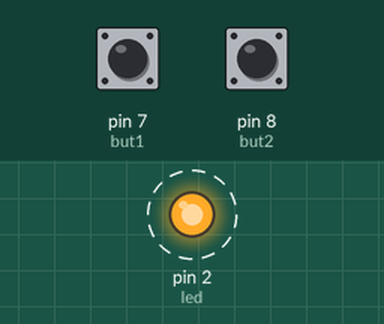
This sketch was run on a simulated Arduino Uno, built with avr-gcc and run on an emulated ATmega328P. Shown: output pins drawn as LEDs (lit = HIGH). Dashed ring = blinking. Inputs (shaded band) come from the test bench; at power-on: pin 7 (but1) LOW, pin 8 (but2) LOW. What the sketch prints to the serial monitor is not drawn.

Above: at 0.5 s.
Timing chart, 0 to 3.0 s (numbered marks = the images above):
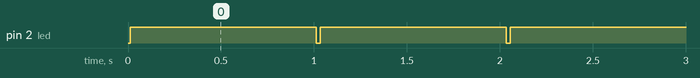

The sketch:

with_buttons.ino.ino
```cpp
// Pin 2
const int led = 2;
const int but1 = 7;
const int but2 = 8;


int seconds = 10;
// the setup routine runs once when you press reset:
void setup() {
  // initialize the digital pin as an output/input:
  pinMode(led, OUTPUT);
  pinMode(but1, INPUT);
  pinMode(but2, INPUT);
  Serial.begin(9600);
}
void loop() {
    digitalWrite(7,LOW);
    digitalWrite(8,LOW);
    delay(10);
    int AI1 = digitalRead(but1);
    int AI2 = digitalRead(but2);

    if (AI1 = HIGH) {
        if (seconds < 15) {
          seconds + 1;
          Serial.println("+1");
          delay(1);
        }
    }
    else if (AI2 = HIGH) {
        if (seconds > 0); {
            seconds = seconds - 1;
            Serial.println("-1");
            delay(1);
        }
    }
    else {
        seconds = seconds;
    }

    digitalWrite(led, HIGH);    // turn the LED on (HIGH is the voltage level)
    delay(1000);                // wait for a second
    digitalWrite(led, LOW);     // turn the LED off by making the voltage LOW
    delay(seconds);                // wait for a second
    Serial.println(seconds);
    delay(1);
}
```

Measured:
- by itself, pin 2 (led): alternates HIGH for 1.0 s and LOW for 0.02 s
